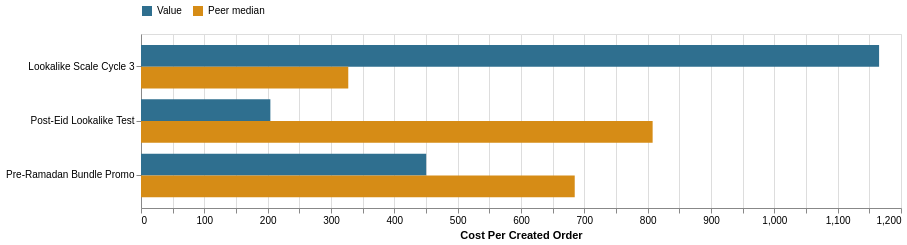

Here is the notebook cell this chart was saved with:
### Markdown cell above
## 8. Efficiency Is A Separate Gate

The primary score answers whether the objective outcome was achieved. Efficiency asks
what it cost, or what revenue return it produced. The peer benchmark is the median
efficiency of other campaigns with this objective.

The Awareness-plus-Engagement fallback does **not** combine efficiency metrics:
Awareness keeps CPM, while Engagement keeps CPC. Their shared Link CTR is useful for
stabilizing response evidence, but their costs answer different business questions.

A statistical `SCALE` is promoted to final `SCALE` only when efficiency is at least as
good as its peer benchmark. Efficiency is not mixed into the primary score.

### Code cell
efficiency_table = campaigns[[
    "campaign_name", "efficiency_metric", "efficiency_direction",
    "efficiency_value", "efficiency_benchmark", "efficiency_peer_count",
    "efficiency_comparison",
]].rename(columns={
    "campaign_name": "Campaign", "efficiency_metric": "Metric",
    "efficiency_direction": "Better direction", "efficiency_value": "Value",
    "efficiency_benchmark": "Peer median", "efficiency_peer_count": "Peers",
    "efficiency_comparison": "Comparison",
})
display(efficiency_table.style.format({
    "Value": "{:,.3f}", "Peer median": "{:,.3f}"
}, na_rep="Not available"))

efficiency_long = efficiency_table.melt(
    id_vars=["Campaign", "Metric", "Better direction", "Comparison"],
    value_vars=["Value", "Peer median"],
    var_name="Measure", value_name="Efficiency",
).dropna(subset=["Efficiency"])
if not efficiency_long.empty:
    efficiency_chart = alt.Chart(efficiency_long).mark_bar().encode(
        y=alt.Y("Campaign:N", title=None),
        x=alt.X("Efficiency:Q", title=contract.efficiency_metric.replace("_", " ").title()),
        yOffset="Measure:N",
        color=alt.Color(
            "Measure:N",
            scale=alt.Scale(domain=["Value", "Peer median"], range=["#2f6f8f", "#d68c16"]),
            legend=alt.Legend(orient="top", title=None),
        ),
        tooltip=["Campaign", "Metric", "Better direction", "Measure", "Efficiency"],
    ).properties(width=760, height=max(140, len(campaigns) * 58))
    display(efficiency_chart)

### Figure 1 — Vega-Lite specification as saved in the notebook (floating-point values rounded to 4 significant figures)
{"config": {"view": {"continuousWidth": 300, "continuousHeight": 300}}, "data": {"name": "data-b69bff00edc4d3f396de9f862c07943d"}, "mark": {"type": "bar"}, "encoding": {"color": {"field": "Measure", "legend": {"orient": "top", "title": null}, "scale": {"domain": ["Value", "Peer median"], "range": ["#2f6f8f", "#d68c16"]}, "type": "nominal"}, "tooltip": [{"field": "Campaign", "type": "nominal"}, {"field": "Metric", "type": "nominal"}, {"field": "Better direction", "type": "nominal"}, {"field": "Measure", "type": "nominal"}, {"field": "Efficiency", "type": "quantitative"}], "x": {"field": "Efficiency", "title": "Cost Per Created Order", "type": "quantitative"}, "y": {"field": "Campaign", "title": null, "type": "nominal"}, "yOffset": {"field": "Measure", "type": "nominal"}}, "height": 174, "width": 760, "$schema": "https://vega.github.io/schema/vega-lite/v5.20.1.json", "datasets": {"data-b69bff00edc4d3f396de9f862c07943d": [{"Campaign": "Pre-Ramadan Bundle Promo", "Metric": "cost_per_created_order", "Better direction": "lower", "Comparison": "better_than_peer", "Measure": "Value", "Efficiency": 450.3}, {"Campaign": "Post-Eid Lookalike Test", "Metric": "cost_per_created_order", "Better direction": "lower", "Comparison": "better_than_peer", "Measure": "Value", "Efficiency": 204.3}, {"Campaign": "Lookalike Scale Cycle 3", "Metric": "cost_per_created_order", "Better direction": "lower", "Comparison": "worse_than_peer", "Measure": "Value", "Efficiency": 1165.0}, {"Campaign": "Pre-Ramadan Bundle Promo", "Metric": "cost_per_created_order", "Better direction": "lower", "Comparison": "better_than_peer", "Measure": "Peer median", "Efficiency": 684.8}, {"Campaign": "Post-Eid Lookalike Test", "Metric": "cost_per_created_order", "Better direction": "lower", "Comparison": "better_than_peer", "Measure": "Peer median", "Efficiency": 807.8}, {"Campaign": "Lookalike Scale Cycle 3", "Metric": "cost_per_created_order", "Better direction": "lower", "Comparison": "worse_than_peer", "Measure": "Peer median", "Efficiency": 327.3}]}}
